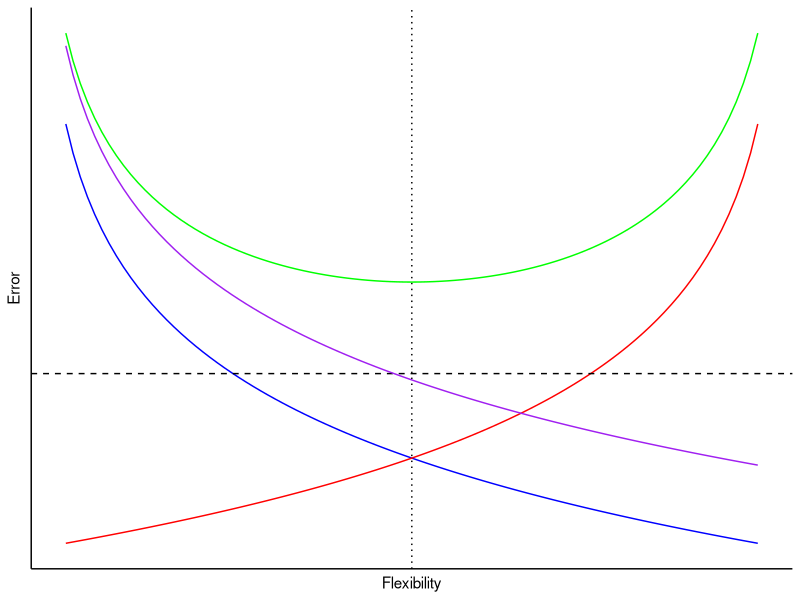

Here is the R script that generated this plot:
## ---- chunk 1
knitr::opts_chunk$set(echo = FALSE)
library(kableExtra)
library(ggplot2)
## ---- chunk 2
x <- seq(0.4, 10, 0.1)
bias <- 2 - log(x)
variance <- rev(bias)
irr_err <- 1
optimal <- x[which(bias == variance)]
test_error <- bias + variance + irr_err
train_error <- test_error - variance - 0.4

plot_df <- data.frame(x, bias, variance, test_error, train_error)
  
ggplot(plot_df) +
  geom_path(aes(x = x, y = bias), colour = "blue") +
  geom_path(aes(x = x, y = variance), colour = "red") +
  geom_hline(aes(yintercept = irr_err), linetype = "dashed") +
  geom_vline(aes(xintercept = optimal), linetype = "dotted") +
  geom_path(aes(x = x, y = test_error), colour = "green") +
  geom_path(aes(x = x, y = train_error), colour = "purple") +
  xlab("Flexibility") +
  ylab("Error") +
  theme_minimal() +
  theme(axis.text = element_blank()) +
  theme(panel.grid = element_blank()) +
  theme(axis.line = element_line(colour = "black"))
## ---- chunk 3
df <- data.frame(
  X1 = c(0,2,0,0,-1,1),
  X2 = c(3,0,1,1,0,1),
  X3 = c(0,0,3,2,1,1),
  Y = c("Red", "Red", "Red", "Green", "Green", "Red"),
  stringsAsFactors = FALSE
)
kable(df, align = rep("c", 4)) %>% 
  kable_styling()
## ---- chunk 4
# The data is saved in a data frame called df
x_mat <- as.matrix(df[, -4])
dists <- apply(x_mat, 1, function(x) sqrt(sum(x^2)))
names(dists) <- df$Y
round(dists, 2)
## ---- chunk 5
names(dists[which(dists == min(dists))])
## ---- chunk 6
table(names(head(sort(dists), 3)))
